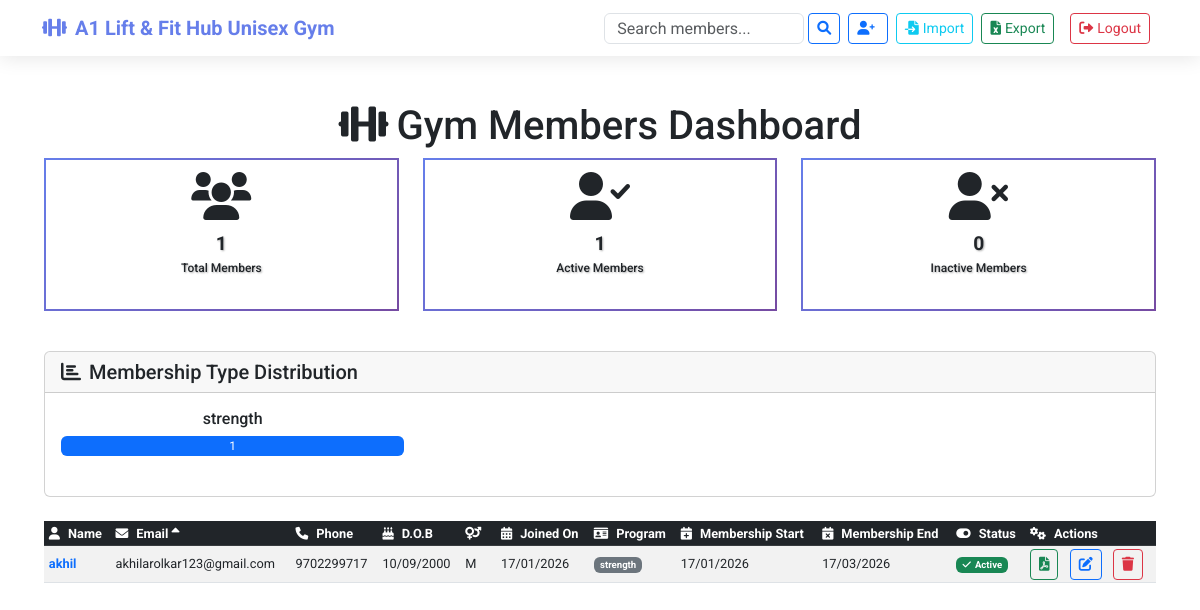
The app's page /?sort_by=email&direction=asc (signed in), older data.
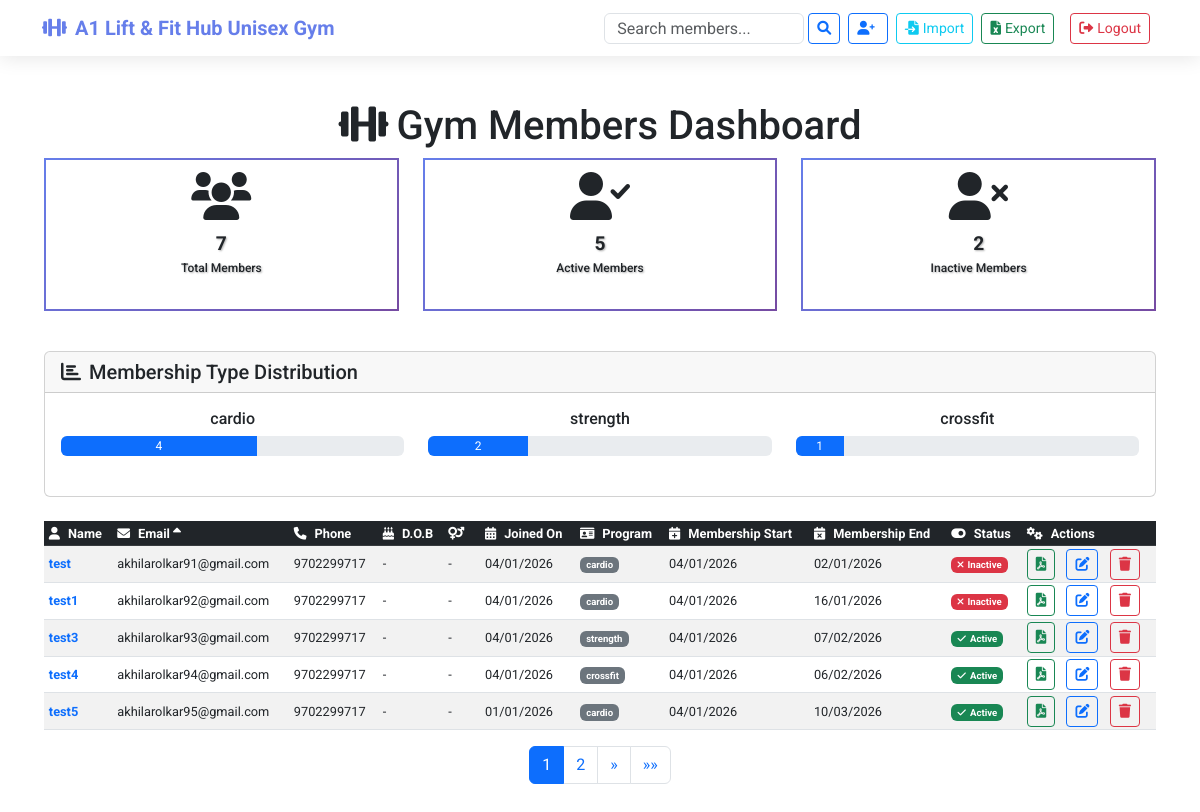
The same page, newer data.
### members/models.py (models this page shows, shortened)
class Member(models.Model):
    MEMBERSHIP_DURATIONS = {
        'strength': 30,  # days
        'cardio': 90,
        'crossfit': 365,
    }
    name = models.CharField(max_length=100)
    email = models.EmailField(unique=True)
    phone_number = models.CharField(max_length=15, blank=True)
    join_date = models.DateField()
    membership_type = models.CharField(max_length=50)
    membership_start_date = models.DateField(default=timezone.now)
    membership_end_date = models.DateField()
    dob = models.DateField(blank=True, null=True, verbose_name="Date of Birth")
    gender = models.CharField(max_length=10, choices=[('Male', 'Male'), ('Female', 'Female'), ('Other', 'Other')], blank=True)
    is_active = models.BooleanField(default=True)
    fees_amount = models.DecimalField(max_digits=10, decimal_places=2, blank=True, null=True, verbose_name="Fees Amount")
    payment_mode = models.CharField(max_length=50, blank=True, null=True, choices=[
        ('Cash', 'Cash'),
        ('Credit Card', 'Credit Card'),
        ('Debit Card', 'Debit Card'),
        ('UPI', 'UPI'),
        ('Bank Transfer', 'Bank Transfer'),
        ('Other', 'Other'),
    ])
    transaction_id = models.CharField(max_length=100, blank=True, null=True, verbose_name="Transaction ID")
    comments = models.TextField(blank=True, null=True, verbose_name="Comments")

### members/views.py (the view, shortened to what this page needs)
# urls.py: path('', views.member_list, name='member_list'),
@login_required
def member_list(request):
    from django.utils import timezone
    today = timezone.now().date()
    Member.objects.filter(membership_end_date__lt=today, is_active=True).update(is_active=False)
    search_query = request.GET.get('search', '')
    sort_by = request.GET.get('sort_by', 'join_date')
    direction = request.GET.get('direction', 'desc')
    allowed_sort_fields = ['id', 'name', 'email', 'join_date', 'membership_type', 'is_active']
    if sort_by not in allowed_sort_fields:
        sort_by = 'id'
    if direction not in ['asc', 'desc']:
        direction = 'asc'
    order_by_field = f'-{sort_by}' if direction == 'desc' else sort_by
    if search_query:
        members = Member.objects.filter(
            Q(name__icontains=search_query) | Q(email__icontains=search_query)
        ).order_by(order_by_field)
    else:
        members = Member.objects.all().order_by(order_by_field)
    total_members = Member.objects.count()
    active_members = Member.objects.filter(is_active=True).count()
    inactive_members = total_members - active_members
    membership_types = Member.objects.values('membership_type').annotate(count=Count('membership_type')).order_by('-count')
    paginator = Paginator(members, 5)
    page_number = request.GET.get('page')
    page_obj = paginator.get_page(page_number)
    context = {
        'members': page_obj,
        'search_query': search_query,
        'sort_by': sort_by,
        'direction': direction,
        'total_members': total_members,
        'active_members': active_members,
        'inactive_members': inactive_members,
        'membership_types': membership_types,
    }
    return render(request, 'members/member_list.html', context)

### members/templates/members/member_list.html (shortened to what this page needs)
{% extends 'members/base.html' %}
{% block navbar_actions %}
{% if user.is_authenticated %}
    <li class="nav-item">
        <form method="get" class="d-flex me-2">
            <input type="text" name="search" class="form-control me-1" placeholder="Search members..." value="{{ search_query }}" style="width: 200px; height: 31px;">
            <button type="submit" class="btn btn-outline-primary btn-sm" aria-label="Search">
                <i class="fas fa-search"></i>
            </button>
        </form>
    </li>
    <li class="nav-item">
        <button type="button" class="btn btn-outline-primary btn-sm me-2" data-bs-toggle="modal" data-bs-target="#addMemberModal" aria-label="Add Member">
            <i class="fas fa-user-plus me-1"></i>
        </button>
    </li>
    <li class="nav-item">
        <button type="button" class="btn btn-outline-info btn-sm me-2" data-bs-toggle="modal" data-bs-target="#importExcelModal" aria-label="Import from Excel">
            <i class="fas fa-file-import me-1"></i>Import
        </button>
    </li>
    <li class="nav-item">
        <a href="{% url 'export_excel' %}" class="btn btn-outline-success btn-sm me-2" aria-label="Export to Excel">
            <i class="fas fa-file-excel me-1"></i>Export
        </a>
    </li>
{% endif %}
{% endblock %}
{% block content %}
<div class="content-wrapper">
    <div class="text-center mb-2">
        <h1 class="mb-0"><i class="fas fa-dumbbell me-2"></i>Gym Members Dashboard</h1>
    </div>
    <div class="row mb-4 justify-content-center">
        <div class="col-md-4 mb-3">
            <div class="card dashboard-card h-100">
                <div class="card-body text-center text-dark">
                    <div class="icon-wrapper mb-3">
                        <i class="fas fa-users fa-3x"></i>
                    </div>
                    <h2 class="card-title mb-1">{{ total_members }}</h2>
                    <p class="card-text mb-0">Total Members</p>
                </div>
            </div>
        </div>
        <div class="col-md-4 mb-3">
            <div class="card dashboard-card h-100">
                <div class="card-body text-center text-dark">
                    <div class="icon-wrapper mb-3">
                        <i class="fas fa-user-check fa-3x"></i>
                    </div>
                    <h2 class="card-title mb-1">{{ active_members }}</h2>
                    <p class="card-text mb-0">Active Members</p>
                </div>
            </div>
        </div>
        <div class="col-md-4 mb-3">
            <div class="card dashboard-card h-100">
                <div class="card-body text-center text-dark">
                    <div class="icon-wrapper mb-3">
                        <i class="fas fa-user-times fa-3x"></i>
                    </div>
                    <h2 class="card-title mb-1">{{ inactive_members }}</h2>
                    <p class="card-text mb-0">Inactive Members</p>
                </div>
            </div>
        </div>
    </div>
    {% if membership_types %}
    <div class="card mb-4">
        <div class="card-header">
            <h5 class="mb-0"><i class="fas fa-chart-bar me-2"></i>Membership Type Distribution</h5>
        </div>
        <div class="card-body">
            <div class="row">
                {% for type in membership_types %}
                <div class="col-md-4 mb-3">
                    <div class="text-center">
                        <h6>{{ type.membership_type }}</h6>
                        <div class="progress mb-2" style="height: 20px;">
                        <div class="progress-bar bg-primary" role="progressbar"
                             style="width: {% widthratio type.count total_members 100 %}%"
                             aria-valuenow="{{ type.count }}" aria-valuemin="0" aria-valuemax="{{ total_members }}">
                            {{ type.count }}
                        </div>
                        </div>
                    </div>
                </div>
                {% endfor %}
            </div>
        </div>
    </div>
    {% endif %}
        {% if not search_query and not members %}
        {% else %}
            <div class="table-responsive">
                <table class="table table-striped table-hover">
                    <thead class="table-dark">
                        <tr>
                            <th>
                                <a href="?{% if search_query %}search={{ search_query }}&{% endif %}sort_by=name&direction={% if sort_by == 'name' and direction == 'asc' %}desc{% else %}asc{% endif %}" class="text-white text-decoration-none">
                                    <i class="fas fa-user me-2"></i>Name
                                </a>
                            </th>
                            <th>
                                <a href="?{% if search_query %}search={{ search_query }}&{% endif %}sort_by=email&direction={% if sort_by == 'email' and direction == 'asc' %}desc{% else %}asc{% endif %}" class="text-white text-decoration-none">
                                    <i class="fas fa-envelope me-2"></i>Email
                                    {% if sort_by == 'email' %}
                                        {% if direction == 'asc' %}
                                            <i class="fas fa-sort-up"></i>
                                        {% else %}
                                            <i class="fas fa-sort-down"></i>
                                        {% endif %}
                                    {% endif %}
                                </a>
                            </th>
                            <th><i class="fas fa-phone me-2"></i>Phone</th>
                            <th><i class="fas fa-birthday-cake me-2"></i>D.O.B</th>
                            <th><i class="fas fa-venus-mars me-2"></i></th>
                            <th>
                                <a href="?{% if search_query %}search={{ search_query }}&{% endif %}sort_by=join_date&direction={% if sort_by == 'join_date' and direction == 'asc' %}desc{% else %}asc{% endif %}" class="text-white text-decoration-none">
                                    <i class="fas fa-calendar-alt me-2"></i>Joined On
                                </a>
                            </th>
                            <th>
                                <a href="?{% if search_query %}search={{ search_query }}&{% endif %}sort_by=membership_type&direction={% if sort_by == 'membership_type' and direction == 'asc' %}desc{% else %}asc{% endif %}" class="text-white text-decoration-none">
                                    <i class="fas fa-id-card me-2"></i>Program
                                </a>
                            </th>
                            <th><i class="fas fa-calendar-plus me-2"></i>Membership Start</th>
                            <th><i class="fas fa-calendar-times me-2"></i>Membership End</th>
                            <th>
                                <a href="?{% if search_query %}search={{ search_query }}&{% endif %}sort_by=is_active&direction={% if sort_by == 'is_active' and direction == 'asc' %}desc{% else %}asc{% endif %}" class="text-white text-decoration-none">
                                    <i class="fas fa-toggle-on me-2"></i>Status
                                </a>
                            </th>
                            <th><i class="fas fa-cogs me-2"></i>Actions</th>
                        </tr>
                    </thead>
                    <tbody>
                        {% for member in members %}
                        <tr>
                            <td class="fw-bold text-primary">{{ member.name }}</td>
                            <td>{{ member.email }}</td>
                            <td>{{ member.phone_number|default:"-" }}</td>
                            <td>{{ member.dob|date:"d/m/Y"|default:"-" }}</td>
                            <td>
                                {% if member.gender == "Male" %}M{% elif member.gender == "Female" %}F{% elif member.gender == "Other" %}O{% else %}-{% endif %}
                            </td>
                            <td>{{ member.join_date|date:"d/m/Y" }}</td>
                            <td>
                                <span class="badge bg-secondary">{{ member.membership_type }}</span>
                            </td>
                            <td>{{ member.membership_start_date|date:"d/m/Y" }}</td>
                            <td>{{ member.membership_end_date|date:"d/m/Y" }}</td>
                            <td>
                                {% if member.is_active %}
                                    <span class="badge bg-success"><i class="fas fa-check me-1"></i>Active</span>
                                {% else %}
                                    <span class="badge bg-danger"><i class="fas fa-times me-1"></i>Inactive</span>
                                {% endif %}
                            </td>
                            <td>
                                <button type="button" class="btn btn-sm btn-outline-success me-2" data-bs-toggle="modal" data-bs-target="#generatePdfModal" onclick="generatePdf({{ member.id }}, '{{ member.name|escapejs }}', '{{ member.membership_type|escapejs }}', '{{ member.membership_start_date|date:"Y-m-d" }}', '{{ member.membership_end_date|date:"Y-m-d" }}', {{ member.is_active|lower }}, '{{ member.fees_amount|default:""|escapejs }}', '{{ member.payment_mode|default:""|escapejs }}', '{{ member.transaction_id|default:""|escapejs }}', '{{ member.comments|default:""|escapejs }}')" title="Generate Invoice PDF">
                                    <i class="fas fa-file-pdf"></i>
                                </button>
                                <button type="button" class="btn btn-sm btn-outline-primary me-2" data-bs-toggle="modal" data-bs-target="#editMemberModal" onclick="editMember({{ member.id }}, '{{ member.name|escapejs }}', '{{ member.email|escapejs }}', '{{ member.phone_number|escapejs }}', '{{ member.dob|date:"Y-m-d"|default:"" }}', '{{ member.gender|escapejs }}', '{{ member.join_date|date:"Y-m-d" }}', '{{ member.membership_type|escapejs }}', '{{ member.membership_start_date|date:"Y-m-d" }}', '{{ member.membership_end_date|date:"Y-m-d" }}', {{ member.is_active|lower }})">
                                    <i class="fas fa-edit"></i>
                                </button>
                                <button type="button" class="btn btn-sm btn-outline-danger" data-bs-toggle="modal" data-bs-target="#deleteMemberModal" onclick="setDeleteMember({{ member.id }}, '{{ member.name|escapejs }}')">
                                    <i class="fas fa-trash"></i>
                                </button>
                            </td>
                        </tr>
                        {% endfor %}
                    </tbody>
                </table>
            </div>
            {% if members.has_other_pages %}
            <nav aria-label="Member list pagination">
                <ul class="pagination justify-content-center">
                    {% for num in members.paginator.page_range %}
                        {% if members.number == num %}
                            <li class="page-item active">
                                <span class="page-link">{{ num }}</span>
                            </li>
                        {% elif num > members.number|add:'-3' and num < members.number|add:'3' %}
                            <li class="page-item">
                                <a class="page-link" href="?{% if search_query %}search={{ search_query }}&{% endif %}sort_by={{ sort_by }}&direction={{ direction }}&page={{ num }}">{{ num }}</a>
                            </li>
                        {% endif %}
                    {% endfor %}
                    {% if members.has_next %}
                        <li class="page-item">
                            <a class="page-link" href="?{% if search_query %}search={{ search_query }}&{% endif %}sort_by={{ sort_by }}&direction={{ direction }}&page={{ members.next_page_number }}" aria-label="Next">
                                <span aria-hidden="true">&raquo;</span>
                            </a>
                        </li>
                        <li class="page-item">
                            <a class="page-link" href="?{% if search_query %}search={{ search_query }}&{% endif %}sort_by={{ sort_by }}&direction={{ direction }}&page={{ members.paginator.num_pages }}" aria-label="Last">
                                <span aria-hidden="true">&raquo;&raquo;</span>
                            </a>
                        </li>
                    {% endif %}
                </ul>
            </nav>
            {% endif %}
        {% endif %}
    </div>
{% endblock %}

Row changes from the older to the newer data that the page shows:
removed Member: name "akhil", email "akhilarolkar123@gmail.com", phone_number "9702299717", dob "10/09/2000", gender "M", join_date "17/01/2026", membership_type "strength", membership_start_date "17/01/2026", membership_end_date "17/03/2026", is_active True (drawn)
added Member: name "test", email "akhilarolkar91@gmail.com", phone_number "9702299717", dob "-", join_date "04/01/2026", membership_type "cardio", membership_start_date "04/01/2026", membership_end_date "02/01/2026", is_active False (drawn)
added Member: name "test1", email "akhilarolkar92@gmail.com", phone_number "9702299717", dob "-", join_date "04/01/2026", membership_type "cardio", membership_start_date "04/01/2026", membership_end_date "16/01/2026", is_active False (drawn)
added Member: name "test3", email "akhilarolkar93@gmail.com", phone_number "9702299717", dob "-", join_date "04/01/2026", membership_type "strength", membership_start_date "04/01/2026", membership_end_date "07/02/2026", is_active True (drawn)
added Member: name "test4", email "akhilarolkar94@gmail.com", phone_number "9702299717", dob "-", join_date "04/01/2026", membership_type "crossfit", membership_start_date "04/01/2026", membership_end_date "06/02/2026", is_active True (drawn)
added Member: name "test5", email "akhilarolkar95@gmail.com", phone_number "9702299717", dob "-", join_date "01/01/2026", membership_type "cardio", membership_start_date "04/01/2026", membership_end_date "10/03/2026", is_active True (drawn)
Text that changed along with them:
{{ total_members }}: "1" → "7"
{{ active_members }}: "1" → "5"
{{ inactive_members }}: "0" → "2"
new list line: "cardio 4"
new list line: "strength 2"
new list line: "crossfit 1"
new list line: "1"
new list line: "2"
list line gone: "strength 1"
